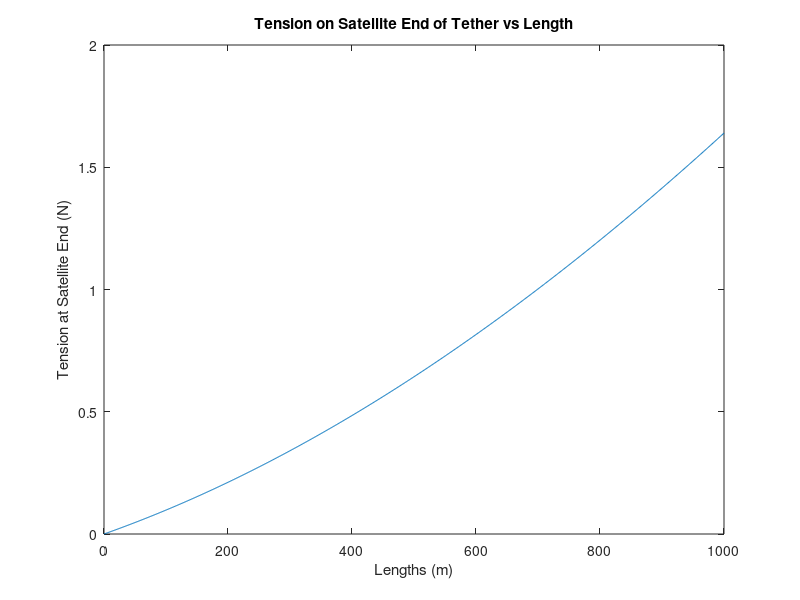

Reproduce this figure in MATLAB.
% This script plots the tension in the tether along the length of the
% tether.

% TODO: update constants to default simulator values

lengths = 0:1:1000;
N = length(lengths);
satTension = zeros(1, N);

mTotal = 1.3; %kg, sat
m2 = 0.05; %kg, weight
r1 = 400000; %m, rad of sat end from earth center
rho = 9.8*10^-5; %kg/m, linear density of tether
mu = 3.986004418*10^14; %earth grav parameter

% Length of the tether in metres
for i=1:N
    L = lengths(i);
    mT = rho*L; %mass of tether
    m1 = mTotal - mT - m2; % mass of the satellite without tether
    
    r2 = r1-L;   %radius of weight from earth center
    rT = (r1+r2)/2; %radius of tether CoM from earth center
    r0 = (m1*r1 + m2*r2 + mT*rT)/(m1+m2+mT); %radius of CoM from earth center
    
    omega = sqrt(mu/r0^3); %angular velocity of the sat
    
    satTension(i) = m1*r1*omega^2 - mu*m1/r1^2; %tension at sat end
end

close()
plot(lengths, satTension)
title("Tension on Satellite End of Tether vs Length")
xlabel("Lengths (m)")
ylabel("Tension at Satellite End (N)")
